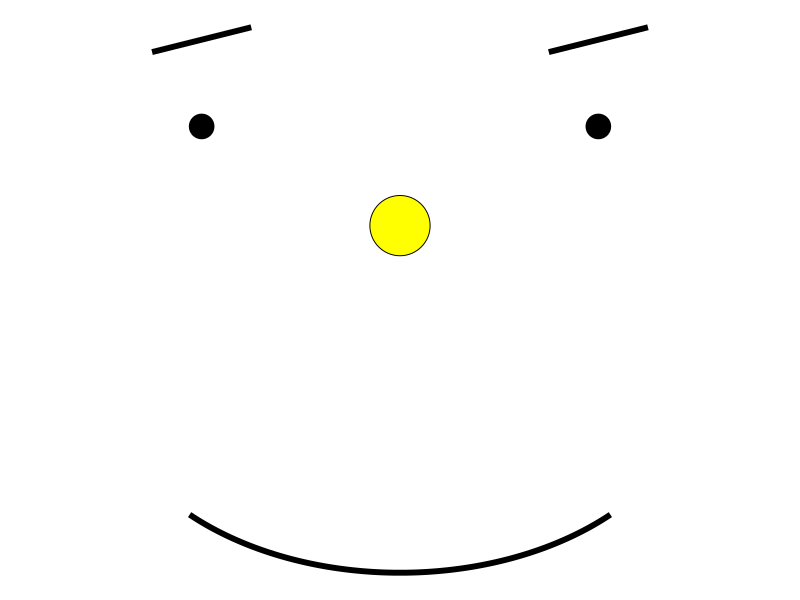

Write R code to recreate this figure.
## ---- chunk 1
library(tidyverse)

# Face
face <- data.frame(x = 0, y = 0)

# Eyes (already lowered)
eyes <- data.frame(
  x = c(-0.4, 0.4),
  y = c(0.2, 0.2)
)

# Smile
theta <- seq(pi/4, 3*pi/4, length.out = 100)
smile <- data.frame(
  x = 0.6 * cos(theta),
  y = -0.4 * sin(theta) - 0.3
)

# Eyebrows (little lines above each eye)
eyebrows <- data.frame(
  x = c(-0.5, 0.3),
  xend = c(-0.3, 0.5),
  y = c(0.35, 0.35),
  yend = c(0.4, 0.4)
)

ggplot() +
  # Face
  geom_point(data = face, aes(x = x, y = y), size = 20, shape = 21, fill = "yellow", color = "black") +
  # Eyes
  geom_point(data = eyes, aes(x = x, y = y), size = 8) +
  # Smile
  geom_path(data = smile, aes(x = x, y = y), size = 2) +
  # Eyebrows
  geom_segment(data = eyebrows, aes(x = x, xend = xend, y = y, yend = yend), size = 2) +
  coord_fixed() +
  theme_void()
